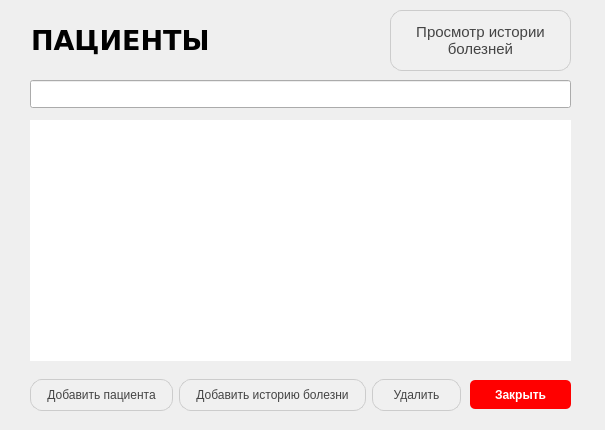
<?xml version="1.0" encoding="UTF-8"?>
<ui version="4.0">
 <class>pacientsdialog</class>
 <widget class="QDialog" name="pacientsdialog">
  <property name="geometry">
   <rect>
    <x>0</x>
    <y>0</y>
    <width>605</width>
    <height>430</height>
   </rect>
  </property>
  <property name="windowTitle">
   <string>Пациенты</string>
  </property>
  <widget class="QLabel" name="infoLabel">
   <property name="geometry">
    <rect>
     <x>31</x>
     <y>21</y>
     <width>235</width>
     <height>40</height>
    </rect>
   </property>
   <property name="font">
    <font>
     <family>Verdana</family>
    </font>
   </property>
   <property name="text">
    <string>&lt;html&gt;&lt;head/&gt;&lt;body&gt;&lt;p&gt;&lt;span style=&quot; font-size:20pt; font-weight:700;&quot;&gt;ПАЦИЕНТЫ&lt;/span&gt;&lt;/p&gt;&lt;/body&gt;&lt;/html&gt;</string>
   </property>
  </widget>
  <widget class="QTableView" name="pacientsTableView">
   <property name="geometry">
    <rect>
     <x>30</x>
     <y>120</y>
     <width>541</width>
     <height>241</height>
    </rect>
   </property>
   <property name="sizePolicy">
    <sizepolicy hsizetype="Expanding" vsizetype="Expanding">
     <horstretch>0</horstretch>
     <verstretch>0</verstretch>
    </sizepolicy>
   </property>
   <property name="focusPolicy">
    <enum>Qt::FocusPolicy::StrongFocus</enum>
   </property>
   <property name="layoutDirection">
    <enum>Qt::LayoutDirection::LeftToRight</enum>
   </property>
   <property name="styleSheet">
    <string notr="true">QTableView {
    border: none;
    background-color: white;
    gridline-color: #dcdcdc;  /* Светло-серые линии сетки */
    selection-background-color: #e0e0e0; /* Цвет фона при выборе строки */
    selection-color: black; /* Цвет текста при выборе строки */
    font-size: 12pt; /* Размер шрифта */
    color: #333333; /* Цвет текста */
    alternate-background-color: #f9f9f9; /* Цвет фона для четных строк */
}

QTableView::item {
    padding: 5px; /* Отступы внутри ячеек */
    border: none;
    background-color: transparent;
}

QTableView::item:selected {
    background-color: #d0d0d0; /* Цвет фона выбранных ячеек */
}

QHeaderView::section {
    background-color: #f1f1f1; /* Цвет фона для заголовков */
    color: #555555; /* Цвет текста заголовков */
    padding: 5px;
    border: 1px solid #dcdcdc; /* Светло-серая граница */
    font-weight: bold;
    text-align: center;
}

QHeaderView::section:horizontal {
    border-left: none;  /* Убираем левую границу на горизонтальных заголовках */
}

QHeaderView::section:vertical {
    border-top: none;  /* Убираем верхнюю границу на вертикальных заголовках */
}

QTableView::indicator:checked {
    background-color: #999999;  /* Цвет для флажков, если есть */
}

QTableView::indicator:unchecked {
    background-color: #dcdcdc;  /* Цвет для флажков, если нет */
}
</string>
   </property>
   <attribute name="horizontalHeaderCascadingSectionResizes">
    <bool>false</bool>
   </attribute>
  </widget>
  <widget class="QPushButton" name="exitButton">
   <property name="geometry">
    <rect>
     <x>470</x>
     <y>380</y>
     <width>101</width>
     <height>29</height>
    </rect>
   </property>
   <property name="styleSheet">
    <string notr="true">QPushButton {
    background-color: red;
    color: white;
    font-weight: bold;
    border-radius: 5px; /* Округлённые углы */
    padding: 5px; /* Дополнительное пространство внутри кнопки */
}
QPushButton:hover {
    background-color: darkred; /* Цвет при наведении */
}
</string>
   </property>
   <property name="text">
    <string>Закрыть</string>
   </property>
  </widget>
  <widget class="QLineEdit" name="searchLineEdit">
   <property name="geometry">
    <rect>
     <x>30</x>
     <y>80</y>
     <width>541</width>
     <height>28</height>
    </rect>
   </property>
  </widget>
  <widget class="QPushButton" name="medicalHistoryButton">
   <property name="geometry">
    <rect>
     <x>390</x>
     <y>10</y>
     <width>181</width>
     <height>61</height>
    </rect>
   </property>
   <property name="sizePolicy">
    <sizepolicy hsizetype="Expanding" vsizetype="Fixed">
     <horstretch>0</horstretch>
     <verstretch>0</verstretch>
    </sizepolicy>
   </property>
   <property name="styleSheet">
    <string notr="true">QPushButton {
    background-color: rgba(240, 240, 240, 255); /* Светло-серый фон */
    color: #444444; /* Тёмно-серый текст */
    border: 1px solid #cccccc; /* Легкая рамка */
    border-radius: 12px;
    padding: 8px 16px;
    font-size: 11pt;
    font-family: &quot;Calibri&quot;;
}

QPushButton:hover {
    background-color: rgba(220, 220, 220, 255); /* Чуть темнее при наведении */
    border-color: #aaaaaa; /* Затемнённая рамка */
}

QPushButton:pressed {
    background-color: rgba(200, 200, 200, 255); /* Ещё темнее при нажатии */
    border-color: #888888;
}
</string>
   </property>
   <property name="text">
    <string>Просмотр истории
болезней</string>
   </property>
  </widget>
  <widget class="QWidget" name="layoutWidget">
   <property name="geometry">
    <rect>
     <x>30</x>
     <y>370</y>
     <width>431</width>
     <height>51</height>
    </rect>
   </property>
   <layout class="QHBoxLayout" name="horizontalLayout">
    <item>
     <widget class="QPushButton" name="addPacient">
      <property name="sizePolicy">
       <sizepolicy hsizetype="Expanding" vsizetype="Fixed">
        <horstretch>0</horstretch>
        <verstretch>0</verstretch>
       </sizepolicy>
      </property>
      <property name="styleSheet">
       <string notr="true">QPushButton {
    background-color: rgba(240, 240, 240, 255); /* Светло-серый фон */
    color: #444444; /* Тёмно-серый текст */
    border: 1px solid #cccccc; /* Легкая рамка */
    border-radius: 12px;
    padding: 8px 16px;
    font-size: 9pt;
    font-family: &quot;Calibri&quot;;
}

QPushButton:hover {
    background-color: rgba(220, 220, 220, 255); /* Чуть темнее при наведении */
    border-color: #aaaaaa; /* Затемнённая рамка */
}

QPushButton:pressed {
    background-color: rgba(200, 200, 200, 255); /* Ещё темнее при нажатии */
    border-color: #888888;
}
</string>
      </property>
      <property name="text">
       <string>Добавить пациента</string>
      </property>
     </widget>
    </item>
    <item>
     <widget class="QPushButton" name="addMHButton">
      <property name="sizePolicy">
       <sizepolicy hsizetype="Expanding" vsizetype="Fixed">
        <horstretch>0</horstretch>
        <verstretch>0</verstretch>
       </sizepolicy>
      </property>
      <property name="styleSheet">
       <string notr="true">QPushButton {
    background-color: rgba(240, 240, 240, 255); /* Светло-серый фон */
    color: #444444; /* Тёмно-серый текст */
    border: 1px solid #cccccc; /* Легкая рамка */
    border-radius: 12px;
    padding: 8px 16px;
    font-size: 9pt;
    font-family: &quot;Calibri&quot;;
}

QPushButton:hover {
    background-color: rgba(220, 220, 220, 255); /* Чуть темнее при наведении */
    border-color: #aaaaaa; /* Затемнённая рамка */
}

QPushButton:pressed {
    background-color: rgba(200, 200, 200, 255); /* Ещё темнее при нажатии */
    border-color: #888888;
}
</string>
      </property>
      <property name="text">
       <string>Добавить историю болезни</string>
      </property>
     </widget>
    </item>
    <item>
     <widget class="QPushButton" name="deleteButton">
      <property name="sizePolicy">
       <sizepolicy hsizetype="Expanding" vsizetype="Fixed">
        <horstretch>0</horstretch>
        <verstretch>0</verstretch>
       </sizepolicy>
      </property>
      <property name="styleSheet">
       <string notr="true">QPushButton {
    background-color: rgba(240, 240, 240, 255); /* Светло-серый фон */
    color: #444444; /* Тёмно-серый текст */
    border: 1px solid #cccccc; /* Легкая рамка */
    border-radius: 12px;
    padding: 8px 16px;
    font-size: 9pt;
    font-family: &quot;Calibri&quot;;
}

QPushButton:hover {
    background-color: rgba(220, 220, 220, 255); /* Чуть темнее при наведении */
    border-color: #aaaaaa; /* Затемнённая рамка */
}

QPushButton:pressed {
    background-color: rgba(200, 200, 200, 255); /* Ещё темнее при нажатии */
    border-color: #888888;
}
</string>
      </property>
      <property name="text">
       <string>Удалить</string>
      </property>
     </widget>
    </item>
   </layout>
  </widget>
 </widget>
 <resources/>
 <connections/>
</ui>
